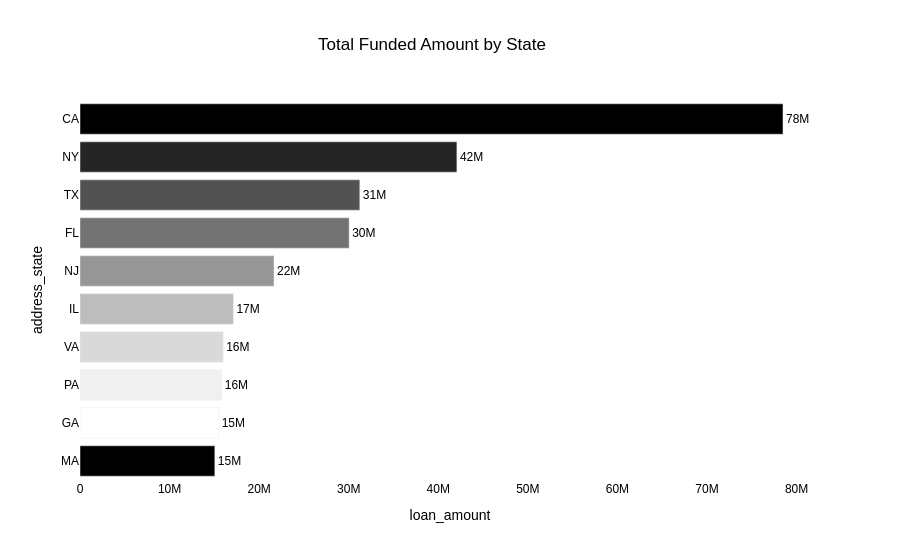

The code cell stored with this chart in its notebook:
### Markdown cell above
### 📍 Geographical Distribution

### Code cell
top_10_state_wise_total_funded = data.groupby('address_state')['loan_amount'].sum().reset_index().sort_values(by='loan_amount',ascending=False).head(10)


fig = px.bar(data_frame= top_10_state_wise_total_funded, y='address_state', x='loan_amount',text_auto='.2s',color='address_state',
             title='Total Funded Amount by State',color_discrete_sequence=px.colors.sequential.Greys_r)
fig.update_xaxes(showgrid = False)
fig.update_yaxes(showgrid = False)
fig.update_layout(
    title_x = 0.48,
    paper_bgcolor = 'white',
    plot_bgcolor = 'white',
    font = dict(family = 'arial', color = 'black'),
    showlegend = False
    
)
fig.update_traces(
    textposition = 'outside'
)

fig.show()

### Figure 1 — Plotly figure (JSON) as saved in the notebook; plotly's stock layout.template omitted (floating-point values rounded to 4 significant figures)
{"data": [{"hovertemplate": "address_state=%{y}<br>loan_amount=%{x}<extra></extra>", "legendgroup": "CA", "marker": {"color": "rgb(0,0,0)", "pattern": {"shape": ""}}, "name": "CA", "orientation": "h", "showlegend": true, "textposition": "outside", "texttemplate": "%{x:.2s}", "type": "bar", "x": [78484125], "xaxis": "x", "y": ["CA"], "yaxis": "y"}, {"hovertemplate": "address_state=%{y}<br>loan_amount=%{x}<extra></extra>", "legendgroup": "NY", "marker": {"color": "rgb(37,37,37)", "pattern": {"shape": ""}}, "name": "NY", "orientation": "h", "showlegend": true, "textposition": "outside", "texttemplate": "%{x:.2s}", "type": "bar", "x": [42077050], "xaxis": "x", "y": ["NY"], "yaxis": "y"}, {"hovertemplate": "address_state=%{y}<br>loan_amount=%{x}<extra></extra>", "legendgroup": "TX", "marker": {"color": "rgb(82,82,82)", "pattern": {"shape": ""}}, "name": "TX", "orientation": "h", "showlegend": true, "textposition": "outside", "texttemplate": "%{x:.2s}", "type": "bar", "x": [31236650], "xaxis": "x", "y": ["TX"], "yaxis": "y"}, {"hovertemplate": "address_state=%{y}<br>loan_amount=%{x}<extra></extra>", "legendgroup": "FL", "marker": {"color": "rgb(115,115,115)", "pattern": {"shape": ""}}, "name": "FL", "orientation": "h", "showlegend": true, "textposition": "outside", "texttemplate": "%{x:.2s}", "type": "bar", "x": [30046125], "xaxis": "x", "y": ["FL"], "yaxis": "y"}, {"hovertemplate": "address_state=%{y}<br>loan_amount=%{x}<extra></extra>", "legendgroup": "NJ", "marker": {"color": "rgb(150,150,150)", "pattern": {"shape": ""}}, "name": "NJ", "orientation": "h", "showlegend": true, "textposition": "outside", "texttemplate": "%{x:.2s}", "type": "bar", "x": [21657475], "xaxis": "x", "y": ["NJ"], "yaxis": "y"}, {"hovertemplate": "address_state=%{y}<br>loan_amount=%{x}<extra></extra>", "legendgroup": "IL", "marker": {"color": "rgb(189,189,189)", "pattern": {"shape": ""}}, "name": "IL", "orientation": "h", "showlegend": true, "textposition": "outside", "texttemplate": "%{x:.2s}", "type": "bar", "x": [17124225], "xaxis": "x", "y": ["IL"], "yaxis": "y"}, {"hovertemplate": "address_state=%{y}<br>loan_amount=%{x}<extra></extra>", "legendgroup": "VA", "marker": {"color": "rgb(217,217,217)", "pattern": {"shape": ""}}, "name": "VA", "orientation": "h", "showlegend": true, "textposition": "outside", "texttemplate": "%{x:.2s}", "type": "bar", "x": [15982650], "xaxis": "x", "y": ["VA"], "yaxis": "y"}, {"hovertemplate": "address_state=%{y}<br>loan_amount=%{x}<extra></extra>", "legendgroup": "PA", "marker": {"color": "rgb(240,240,240)", "pattern": {"shape": ""}}, "name": "PA", "orientation": "h", "showlegend": true, "textposition": "outside", "texttemplate": "%{x:.2s}", "type": "bar", "x": [15826525], "xaxis": "x", "y": ["PA"], "yaxis": "y"}, {"hovertemplate": "address_state=%{y}<br>loan_amount=%{x}<extra></extra>", "legendgroup": "GA", "marker": {"color": "rgb(255,255,255)", "pattern": {"shape": ""}}, "name": "GA", "orientation": "h", "showlegend": true, "textposition": "outside", "texttemplate": "%{x:.2s}", "type": "bar", "x": [15480325], "xaxis": "x", "y": ["GA"], "yaxis": "y"}, {"hovertemplate": "address_state=%{y}<br>loan_amount=%{x}<extra></extra>", "legendgroup": "MA", "marker": {"color": "rgb(0,0,0)", "pattern": {"shape": ""}}, "name": "MA", "orientation": "h", "showlegend": true, "textposition": "outside", "texttemplate": "%{x:.2s}", "type": "bar", "x": [15051000], "xaxis": "x", "y": ["MA"], "yaxis": "y"}], "layout": {"barmode": "relative", "font": {"color": "black", "family": "arial"}, "legend": {"title": {"text": "address_state"}, "tracegroupgap": 0}, "paper_bgcolor": "white", "plot_bgcolor": "white", "showlegend": false, "title": {"text": "Total Funded Amount by State", "x": 0.48}, "xaxis": {"anchor": "y", "domain": [0, 1], "showgrid": false, "title": {"text": "loan_amount"}}, "yaxis": {"anchor": "x", "categoryarray": ["MA", "GA", "PA", "VA", "IL", "NJ", "FL", "TX", "NY", "CA"], "categoryorder": "array", "domain": [0, 1], "showgrid": false, "title": {"text": "address_state"}}}}
